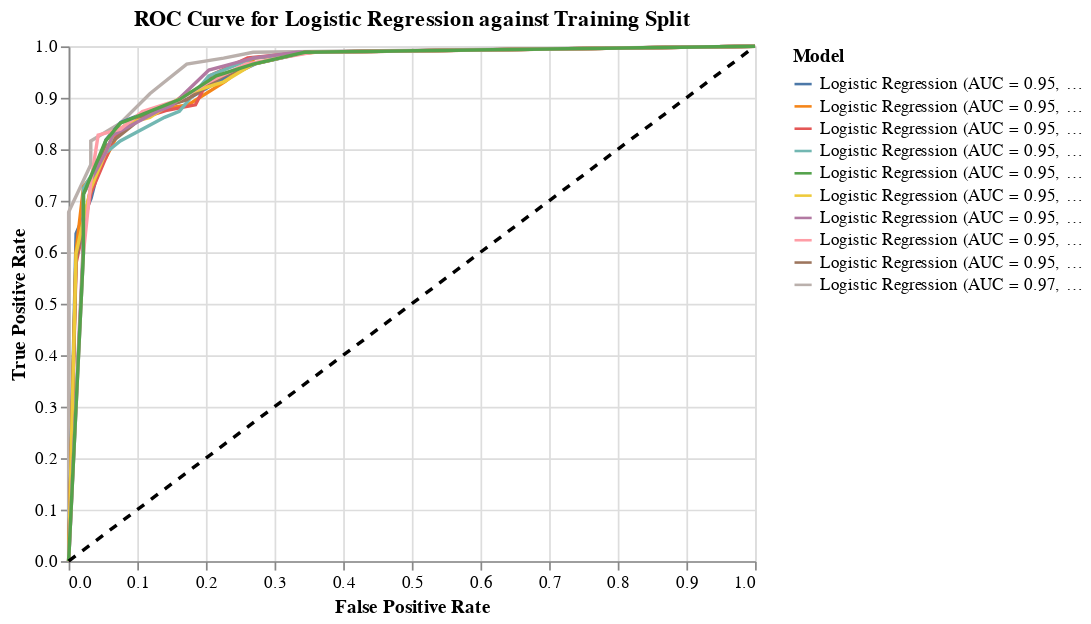
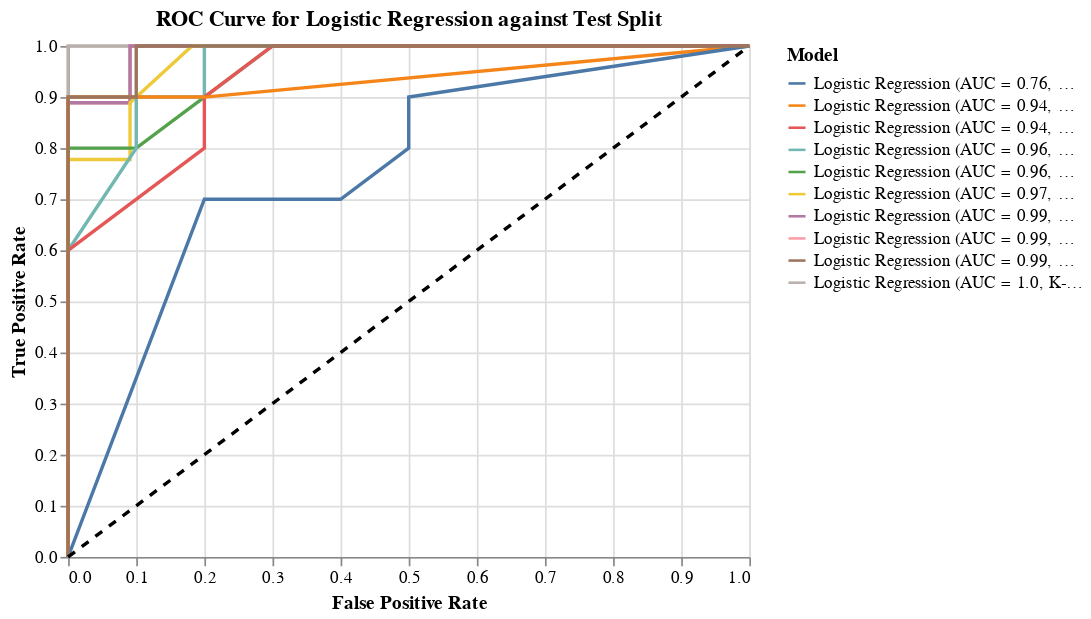

The code cell stored with these charts, in order, in its notebook:
### Code cell
%%capture --no-display

# Creating a dictionary to store the ROC curves
rocdict_train = {}
rocdict_test = {}

# Putting the ROC curves into the dictionary
for fold, (train_index, test_index) in enumerate(
    skf.split(
        data.loc[:, ['x1', 'x2']], 
        data.loc[:, 'y'])):
    logmodel = Logistic_regression()
    logmodel.fit(
        data.loc[train_index, ['x1', 'x2']], 
        data.loc[train_index, 'y'], 1)
        
    for num, eachSplit in enumerate((train_index, test_index)):
        positives = logmodel.predict_proba(
            data.loc[eachSplit, ['x1', 'x2']].loc[data.loc[eachSplit, 'y'] == 1, :])
        negatives = logmodel.predict_proba(
            data.loc[eachSplit, ['x1', 'x2']].loc[data.loc[eachSplit, 'y'] == 0, :])
        templist = {'True Positive Rate': [], 'False Positive Rate': []}
        for i in range(11):
            templist['True Positive Rate'].append(
                (positives > i / 10.0).sum() / positives.shape[0])
            templist['False Positive Rate'].append(
                (negatives > i / 10.0).sum() / negatives.shape[0])

        dftemplist = pd.DataFrame(templist)
        
        auc = round(np.dot(
            ((dftemplist.loc[:, 'True Positive Rate'] + dftemplist.loc[:, 
                'True Positive Rate'].shift(1)) / 2).dropna(),
            (-dftemplist.loc[:, 'False Positive Rate'] + dftemplist.loc[:, 
                'False Positive Rate'].shift(1)).dropna()), 2)
        if num == 0:
            rocdict_train[
                (f"Logistic Regression (AUC = {auc}, K-fold = {fold})", 'True Positive Rate')] = templist['True Positive Rate']
            rocdict_train[
                (f"Logistic Regression (AUC = {auc}, K-fold = {fold})", 'False Positive Rate')] = templist['False Positive Rate']
        else:
            rocdict_test[
                (f"Logistic Regression (AUC = {auc}, K-fold = {fold})", 'True Positive Rate')] = templist['True Positive Rate']
            rocdict_test[
                (f"Logistic Regression (AUC = {auc}, K-fold = {fold})", 'False Positive Rate')] = templist['False Positive Rate']

# Converting the dictionary into a dataframe    
rocdf_train = pd.DataFrame(rocdict_train).stack(level = 0).reset_index(
    names = ['drop', 'Model'])
rocdf_test = pd.DataFrame(rocdict_test).stack(level = 0).reset_index(
    names = ['drop', 'Model'])

# Plotting the ROC curves
trainChart = alt.Chart(
    rocdf_train.sort_values("True Positive Rate"), 
    title = "ROC Curve for Logistic Regression against Training Split").mark_line().encode(
        x = 'False Positive Rate', 
        y = 'True Positive Rate', 
        color = 'Model')

testChart = alt.Chart(
    rocdf_test.sort_values("True Positive Rate"), 
    title = "ROC Curve for Logistic Regression against Test Split").mark_line().encode(
        x = 'False Positive Rate', 
        y = 'True Positive Rate', 
        color = 'Model')

# Displaying the ROC curves
display(
    trainChart + alt.Chart(
        pd.DataFrame(
            {'False Positive Rate': [0, 1], 
            'True Positive Rate': [0, 1]})).mark_line(
                color = 'black', 
                strokeDash = [5, 5]).encode(
                    x = 'False Positive Rate', 
                    y = 'True Positive Rate'))

display(
    testChart + alt.Chart(pd.DataFrame(
        {'False Positive Rate': [0, 1], 
        'True Positive Rate': [0, 1]})).mark_line(
            color = 'black', 
            strokeDash = [5, 5]).encode(
                x = 'False Positive Rate', 
                y = 'True Positive Rate'))

### Figure 1 — Vega-Lite specification as saved in the notebook (floating-point values rounded to 4 significant figures)
{"config": {"view": {"continuousWidth": 400, "continuousHeight": 300}}, "layer": [{"data": {"name": "data-16eff3f1b97de87124f80a80f99c5341"}, "mark": "line", "encoding": {"color": {"field": "Model", "type": "nominal"}, "x": {"field": "False Positive Rate", "type": "quantitative"}, "y": {"field": "True Positive Rate", "type": "quantitative"}}, "title": "ROC Curve for Logistic Regression against Training Split"}, {"data": {"name": "data-7ec80491351eb1633dfb0aee95354e07"}, "mark": {"type": "line", "color": "black", "strokeDash": [5, 5]}, "encoding": {"x": {"field": "False Positive Rate", "type": "quantitative"}, "y": {"field": "True Positive Rate", "type": "quantitative"}}}], "$schema": "https://vega.github.io/schema/vega-lite/v4.17.0.json", "datasets": {"data-16eff3f1b97de87124f80a80f99c5341": [{"drop": 10, "Model": "Logistic Regression (AUC = 0.97, K-fold = 8)", "False Positive Rate": 0.0, "True Positive Rate": 0.0}, {"drop": 10, "Model": "Logistic Regression (AUC = 0.95, K-fold = 0)", "False Positive Rate": 0.0, "True Positive Rate": 0.0}, {"drop": 10, "Model": "Logistic Regression (AUC = 0.95, K-fold = 1)", "False Positive Rate": 0.0, "True Positive Rate": 0.0}, {"drop": 10, "Model": "Logistic Regression (AUC = 0.95, K-fold = 2)", "False Positive Rate": 0.0, "True Positive Rate": 0.0}, {"drop": 10, "Model": "Logistic Regression (AUC = 0.95, K-fold = 3)", "False Positive Rate": 0.0, "True Positive Rate": 0.0}, {"drop": 10, "Model": "Logistic Regression (AUC = 0.95, K-fold = 9)", "False Positive Rate": 0.0, "True Positive Rate": 0.0}, {"drop": 10, "Model": "Logistic Regression (AUC = 0.95, K-fold = 5)", "False Positive Rate": 0.0, "True Positive Rate": 0.0}, {"drop": 10, "Model": "Logistic Regression (AUC = 0.95, K-fold = 6)", "False Positive Rate": 0.0, "True Positive Rate": 0.0}, {"drop": 10, "Model": "Logistic Regression (AUC = 0.95, K-fold = 7)", "False Positive Rate": 0.0, "True Positive Rate": 0.0}, {"drop": 10, "Model": "Logistic Regression (AUC = 0.95, K-fold = 4)", "False Positive Rate": 0.0, "True Positive Rate": 0.0}, {"drop": 9, "Model": "Logistic Regression (AUC = 0.95, K-fold = 2)", "False Positive Rate": 0.01087, "True Positive Rate": 0.5795}, {"drop": 9, "Model": "Logistic Regression (AUC = 0.95, K-fold = 9)", "False Positive Rate": 0.01075, "True Positive Rate": 0.5862}, {"drop": 9, "Model": "Logistic Regression (AUC = 0.95, K-fold = 7)", "False Positive Rate": 0.02151, "True Positive Rate": 0.5977}, {"drop": 9, "Model": "Logistic Regression (AUC = 0.95, K-fold = 5)", "False Positive Rate": 0.01075, "True Positive Rate": 0.5977}, {"drop": 9, "Model": "Logistic Regression (AUC = 0.95, K-fold = 4)", "False Positive Rate": 0.02151, "True Positive Rate": 0.5977}, {"drop": 9, "Model": "Logistic Regression (AUC = 0.95, K-fold = 3)", "False Positive Rate": 0.02151, "True Positive Rate": 0.5977}, {"drop": 9, "Model": "Logistic Regression (AUC = 0.95, K-fold = 1)", "False Positive Rate": 0.01087, "True Positive Rate": 0.6023}, {"drop": 9, "Model": "Logistic Regression (AUC = 0.95, K-fold = 6)", "False Positive Rate": 0.02151, "True Positive Rate": 0.6207}, {"drop": 9, "Model": "Logistic Regression (AUC = 0.95, K-fold = 0)", "False Positive Rate": 0.01087, "True Positive Rate": 0.6364}, {"drop": 9, "Model": "Logistic Regression (AUC = 0.97, K-fold = 8)", "False Positive Rate": 0.0, "True Positive Rate": 0.6782}, {"drop": 8, "Model": "Logistic Regression (AUC = 0.95, K-fold = 0)", "False Positive Rate": 0.03261, "True Positive Rate": 0.7045}, {"drop": 8, "Model": "Logistic Regression (AUC = 0.95, K-fold = 6)", "False Positive Rate": 0.02151, "True Positive Rate": 0.7126}, {"drop": 8, "Model": "Logistic Regression (AUC = 0.95, K-fold = 4)", "False Positive Rate": 0.02151, "True Positive Rate": 0.7126}, {"drop": 8, "Model": "Logistic Regression (AUC = 0.95, K-fold = 2)", "False Positive Rate": 0.03261, "True Positive Rate": 0.7159}, {"drop": 8, "Model": "Logistic Regression (AUC = 0.95, K-fold = 3)", "False Positive Rate": 0.02151, "True Positive Rate": 0.7241}, {"drop": 8, "Model": "Logistic Regression (AUC = 0.95, K-fold = 9)", "False Positive Rate": 0.03226, "True Positive Rate": 0.7241}, {"drop": 8, "Model": "Logistic Regression (AUC = 0.95, K-fold = 5)", "False Positive Rate": 0.03226, "True Positive Rate": 0.7241}, {"drop": 8, "Model": "Logistic Regression (AUC = 0.95, K-fold = 1)", "False Positive Rate": 0.02174, "True Positive Rate": 0.7273}, {"drop": 8, "Model": "Logistic Regression (AUC = 0.95, K-fold = 7)", "False Positive Rate": 0.03226, "True Positive Rate": 0.7356}, {"drop": 8, "Model": "Logistic Regression (AUC = 0.97, K-fold = 8)", "False Positive Rate": 0.03226, "True Positive Rate": 0.7701}, {"drop": 7, "Model": "Logistic Regression (AUC = 0.95, K-fold = 1)", "False Positive Rate": 0.05435, "True Positive Rate": 0.7841}, {"drop": 7, "Model": "Logistic Regression (AUC = 0.95, K-fold = 3)", "False Positive Rate": 0.05376, "True Positive Rate": 0.7931}, {"drop": 7, "Model": "Logistic Regression (AUC = 0.95, K-fold = 6)", "False Positive Rate": 0.05376, "True Positive Rate": 0.7931}, {"drop": 7, "Model": "Logistic Regression (AUC = 0.95, K-fold = 9)", "False Positive Rate": 0.05376, "True Positive Rate": 0.8046}, {"drop": 7, "Model": "Logistic Regression (AUC = 0.95, K-fold = 4)", "False Positive Rate": 0.05376, "True Positive Rate": 0.8161}, {"drop": 7, "Model": "Logistic Regression (AUC = 0.97, K-fold = 8)", "False Positive Rate": 0.03226, "True Positive Rate": 0.8161}, {"drop": 6, "Model": "Logistic Regression (AUC = 0.95, K-fold = 3)", "False Positive Rate": 0.07527, "True Positive Rate": 0.8161}, {"drop": 7, "Model": "Logistic Regression (AUC = 0.95, K-fold = 2)", "False Positive Rate": 0.06522, "True Positive Rate": 0.8182}, {"drop": 7, "Model": "Logistic Regression (AUC = 0.95, K-fold = 0)", "False Positive Rate": 0.05435, "True Positive Rate": 0.8182}, {"drop": 7, "Model": "Logistic Regression (AUC = 0.95, K-fold = 7)", "False Positive Rate": 0.04301, "True Positive Rate": 0.8276}, {"drop": 7, "Model": "Logistic Regression (AUC = 0.95, K-fold = 5)", "False Positive Rate": 0.06452, "True Positive Rate": 0.8276}, {"drop": 6, "Model": "Logistic Regression (AUC = 0.95, K-fold = 6)", "False Positive Rate": 0.06452, "True Positive Rate": 0.8276}, {"drop": 6, "Model": "Logistic Regression (AUC = 0.95, K-fold = 7)", "False Positive Rate": 0.07527, "True Positive Rate": 0.8391}, {"drop": 6, "Model": "Logistic Regression (AUC = 0.95, K-fold = 9)", "False Positive Rate": 0.08602, "True Positive Rate": 0.8391}, {"drop": 6, "Model": "Logistic Regression (AUC = 0.95, K-fold = 1)", "False Positive Rate": 0.07609, "True Positive Rate": 0.8409}, {"drop": 6, "Model": "Logistic Regression (AUC = 0.95, K-fold = 5)", "False Positive Rate": 0.08602, "True Positive Rate": 0.8506}, {"drop": 6, "Model": "Logistic Regression (AUC = 0.97, K-fold = 8)", "False Positive Rate": 0.07527, "True Positive Rate": 0.8506}, {"drop": 6, "Model": "Logistic Regression (AUC = 0.95, K-fold = 4)", "False Positive Rate": 0.07527, "True Positive Rate": 0.8506}, {"drop": 6, "Model": "Logistic Regression (AUC = 0.95, K-fold = 2)", "False Positive Rate": 0.08696, "True Positive Rate": 0.8523}, {"drop": 6, "Model": "Logistic Regression (AUC = 0.95, K-fold = 0)", "False Positive Rate": 0.07609, "True Positive Rate": 0.8523}, {"drop": 5, "Model": "Logistic Regression (AUC = 0.95, K-fold = 5)", "False Positive Rate": 0.1183, "True Positive Rate": 0.8621}, {"drop": 5, "Model": "Logistic Regression (AUC = 0.95, K-fold = 3)", "False Positive Rate": 0.1398, "True Positive Rate": 0.8621}, {"drop": 5, "Model": "Logistic Regression (AUC = 0.95, K-fold = 9)", "False Positive Rate": 0.1183, "True Positive Rate": 0.8736}, {"drop": 5, "Model": "Logistic Regression (AUC = 0.95, K-fold = 7)", "False Positive Rate": 0.1075, "True Positive Rate": 0.8736}, {"drop": 5, "Model": "Logistic Regression (AUC = 0.95, K-fold = 6)", "False Positive Rate": 0.129, "True Positive Rate": 0.8736}, {"drop": 5, "Model": "Logistic Regression (AUC = 0.95, K-fold = 4)", "False Positive Rate": 0.1183, "True Positive Rate": 0.8736}, {"drop": 4, "Model": "Logistic Regression (AUC = 0.95, K-fold = 3)", "False Positive Rate": 0.1613, "True Positive Rate": 0.8736}, {"drop": 5, "Model": "Logistic Regression (AUC = 0.95, K-fold = 2)", "False Positive Rate": 0.1413, "True Positive Rate": 0.875}, {"drop": 5, "Model": "Logistic Regression (AUC = 0.95, K-fold = 1)", "False Positive Rate": 0.1196, "True Positive Rate": 0.875}, {"drop": 5, "Model": "Logistic Regression (AUC = 0.95, K-fold = 0)", "False Positive Rate": 0.1196, "True Positive Rate": 0.875}, {"drop": 4, "Model": "Logistic Regression (AUC = 0.95, K-fold = 6)", "False Positive Rate": 0.1505, "True Positive Rate": 0.8851}, {"drop": 4, "Model": "Logistic Regression (AUC = 0.95, K-fold = 2)", "False Positive Rate": 0.1848, "True Positive Rate": 0.8864}, {"drop": 4, "Model": "Logistic Regression (AUC = 0.95, K-fold = 1)", "False Positive Rate": 0.1739, "True Positive Rate": 0.8864}, {"drop": 4, "Model": "Logistic Regression (AUC = 0.95, K-fold = 9)", "False Positive Rate": 0.172, "True Positive Rate": 0.8966}, {"drop": 4, "Model": "Logistic Regression (AUC = 0.95, K-fold = 7)", "False Positive Rate": 0.1613, "True Positive Rate": 0.8966}, {"drop": 4, "Model": "Logistic Regression (AUC = 0.95, K-fold = 4)", "False Positive Rate": 0.1613, "True Positive Rate": 0.8966}, {"drop": 4, "Model": "Logistic Regression (AUC = 0.95, K-fold = 0)", "False Positive Rate": 0.1739, "True Positive Rate": 0.8977}, {"drop": 5, "Model": "Logistic Regression (AUC = 0.97, K-fold = 8)", "False Positive Rate": 0.1183, "True Positive Rate": 0.908}, {"drop": 4, "Model": "Logistic Regression (AUC = 0.95, K-fold = 5)", "False Positive Rate": 0.172, "True Positive Rate": 0.908}, {"drop": 4, "Model": "Logistic Regression (AUC = 0.97, K-fold = 8)", "False Positive Rate": 0.129, "True Positive Rate": 0.9195}, {"drop": 3, "Model": "Logistic Regression (AUC = 0.95, K-fold = 5)", "False Positive Rate": 0.2258, "True Positive Rate": 0.931}, {"drop": 3, "Model": "Logistic Regression (AUC = 0.95, K-fold = 7)", "False Positive Rate": 0.2043, "True Positive Rate": 0.931}, {"drop": 3, "Model": "Logistic Regression (AUC = 0.95, K-fold = 0)", "False Positive Rate": 0.2174, "True Positive Rate": 0.9318}, {"drop": 3, "Model": "Logistic Regression (AUC = 0.95, K-fold = 1)", "False Positive Rate": 0.2283, "True Positive Rate": 0.9318}, {"drop": 3, "Model": "Logistic Regression (AUC = 0.95, K-fold = 3)", "False Positive Rate": 0.2043, "True Positive Rate": 0.9425}, {"drop": 3, "Model": "Logistic Regression (AUC = 0.95, K-fold = 9)", "False Positive Rate": 0.2258, "True Positive Rate": 0.9425}, {"drop": 3, "Model": "Logistic Regression (AUC = 0.95, K-fold = 4)", "False Positive Rate": 0.2151, "True Positive Rate": 0.9425}, {"drop": 3, "Model": "Logistic Regression (AUC = 0.95, K-fold = 2)", "False Positive Rate": 0.2065, "True Positive Rate": 0.9432}, {"drop": 3, "Model": "Logistic Regression (AUC = 0.95, K-fold = 6)", "False Positive Rate": 0.2043, "True Positive Rate": 0.954}, {"drop": 2, "Model": "Logistic Regression (AUC = 0.95, K-fold = 5)", "False Positive Rate": 0.2688, "True Positive Rate": 0.9655}, {"drop": 2, "Model": "Logistic Regression (AUC = 0.95, K-fold = 9)", "False Positive Rate": 0.2688, "True Positive Rate": 0.9655}, {"drop": 2, "Model": "Logistic Regression (AUC = 0.95, K-fold = 7)", "False Positive Rate": 0.2581, "True Positive Rate": 0.9655}, {"drop": 3, "Model": "Logistic Regression (AUC = 0.97, K-fold = 8)", "False Positive Rate": 0.172, "True Positive Rate": 0.9655}, {"drop": 2, "Model": "Logistic Regression (AUC = 0.95, K-fold = 4)", "False Positive Rate": 0.2688, "True Positive Rate": 0.9655}, {"drop": 2, "Model": "Logistic Regression (AUC = 0.95, K-fold = 0)", "False Positive Rate": 0.2717, "True Positive Rate": 0.9659}, {"drop": 2, "Model": "Logistic Regression (AUC = 0.95, K-fold = 6)", "False Positive Rate": 0.2688, "True Positive Rate": 0.977}, {"drop": 2, "Model": "Logistic Regression (AUC = 0.97, K-fold = 8)", "False Positive Rate": 0.2258, "True Positive Rate": 0.977}, {"drop": 2, "Model": "Logistic Regression (AUC = 0.95, K-fold = 3)", "False Positive Rate": 0.2688, "True Positive Rate": 0.977}, {"drop": 2, "Model": "Logistic Regression (AUC = 0.95, K-fold = 2)", "False Positive Rate": 0.2609, "True Positive Rate": 0.9773}, {"drop": 2, "Model": "Logistic Regression (AUC = 0.95, K-fold = 1)", "False Positive Rate": 0.2717, "True Positive Rate": 0.9773}, {"drop": 1, "Model": "Logistic Regression (AUC = 0.97, K-fold = 8)", "False Positive Rate": 0.2688, "True Positive Rate": 0.9885}, {"drop": 1, "Model": "Logistic Regression (AUC = 0.95, K-fold = 9)", "False Positive Rate": 0.3441, "True Positive Rate": 0.9885}, {"drop": 1, "Model": "Logistic Regression (AUC = 0.95, K-fold = 7)", "False Positive Rate": 0.3548, "True Positive Rate": 0.9885}, {"drop": 1, "Model": "Logistic Regression (AUC = 0.95, K-fold = 6)", "False Positive Rate": 0.3333, "True Positive Rate": 0.9885}, {"drop": 1, "Model": "Logistic Regression (AUC = 0.95, K-fold = 5)", "False Positive Rate": 0.3441, "True Positive Rate": 0.9885}, {"drop": 1, "Model": "Logistic Regression (AUC = 0.95, K-fold = 4)", "False Positive Rate": 0.3441, "True Positive Rate": 0.9885}, {"drop": 1, "Model": "Logistic Regression (AUC = 0.95, K-fold = 3)", "False Positive Rate": 0.3548, "True Positive Rate": 0.9885}, {"drop": 1, "Model": "Logistic Regression (AUC = 0.95, K-fold = 0)", "False Positive Rate": 0.3478, "True Positive Rate": 0.9886}, {"drop": 1, "Model": "Logistic Regression (AUC = 0.95, K-fold = 1)", "False Positive Rate": 0.3587, "True Positive Rate": 0.9886}, {"drop": 1, "Model": "Logistic Regression (AUC = 0.95, K-fold = 2)", "False Positive Rate": 0.3478, "True Positive Rate": 0.9886}, {"drop": 0, "Model": "Logistic Regression (AUC = 0.97, K-fold = 8)", "False Positive Rate": 1.0, "True Positive Rate": 1.0}, {"drop": 0, "Model": "Logistic Regression (AUC = 0.95, K-fold = 9)", "False Positive Rate": 1.0, "True Positive Rate": 1.0}, {"drop": 0, "Model": "Logistic Regression (AUC = 0.95, K-fold = 7)", "False Positive Rate": 1.0, "True Positive Rate": 1.0}, {"drop": 0, "Model": "Logistic Regression (AUC = 0.95, K-fold = 6)", "False Positive Rate": 1.0, "True Positive Rate": 1.0}, {"drop": 0, "Model": "Logistic Regression (AUC = 0.95, K-fold = 5)", "False Positive Rate": 1.0, "True Positive Rate": 1.0}, {"drop": 0, "Model": "Logistic Regression (AUC = 0.95, K-fold = 4)", "False Positive Rate": 1.0, "True Positive Rate": 1.0}, {"drop": 0, "Model": "Logistic Regression (AUC = 0.95, K-fold = 3)", "False Positive Rate": 1.0, "True Positive Rate": 1.0}, {"drop": 0, "Model": "Logistic Regression (AUC = 0.95, K-fold = 2)", "False Positive Rate": 1.0, "True Positive Rate": 1.0}, {"drop": 0, "Model": "Logistic Regression (AUC = 0.95, K-fold = 1)", "False Positive Rate": 1.0, "True Positive Rate": 1.0}, {"drop": 0, "Model": "Logistic Regression (AUC = 0.95, K-fold = 0)", "False Positive Rate": 1.0, "True Positive Rate": 1.0}], "data-7ec80491351eb1633dfb0aee95354e07": [{"False Positive Rate": 0, "True Positive Rate": 0}, {"False Positive Rate": 1, "True Positive Rate": 1}]}}

### Figure 2 — Vega-Lite specification as saved in the notebook (floating-point values rounded to 4 significant figures)
{"config": {"view": {"continuousWidth": 400, "continuousHeight": 300}}, "layer": [{"data": {"name": "data-d2c0848bf4b414d80c28e8a49fc34463"}, "mark": "line", "encoding": {"color": {"field": "Model", "type": "nominal"}, "x": {"field": "False Positive Rate", "type": "quantitative"}, "y": {"field": "True Positive Rate", "type": "quantitative"}}, "title": "ROC Curve for Logistic Regression against Test Split"}, {"data": {"name": "data-7ec80491351eb1633dfb0aee95354e07"}, "mark": {"type": "line", "color": "black", "strokeDash": [5, 5]}, "encoding": {"x": {"field": "False Positive Rate", "type": "quantitative"}, "y": {"field": "True Positive Rate", "type": "quantitative"}}}], "$schema": "https://vega.github.io/schema/vega-lite/v4.17.0.json", "datasets": {"data-d2c0848bf4b414d80c28e8a49fc34463": [{"drop": 10, "Model": "Logistic Regression (AUC = 1.0, K-fold = 3)", "False Positive Rate": 0.0, "True Positive Rate": 0.0}, {"drop": 10, "Model": "Logistic Regression (AUC = 0.99, K-fold = 2)", "False Positive Rate": 0.0, "True Positive Rate": 0.0}, {"drop": 10, "Model": "Logistic Regression (AUC = 0.99, K-fold = 1)", "False Positive Rate": 0.0, "True Positive Rate": 0.0}, {"drop": 10, "Model": "Logistic Regression (AUC = 0.97, K-fold = 0)", "False Positive Rate": 0.0, "True Positive Rate": 0.0}, {"drop": 10, "Model": "Logistic Regression (AUC = 0.96, K-fold = 5)", "False Positive Rate": 0.0, "True Positive Rate": 0.0}, {"drop": 10, "Model": "Logistic Regression (AUC = 0.96, K-fold = 4)", "False Positive Rate": 0.0, "True Positive Rate": 0.0}, {"drop": 10, "Model": "Logistic Regression (AUC = 0.94, K-fold = 7)", "False Positive Rate": 0.0, "True Positive Rate": 0.0}, {"drop": 10, "Model": "Logistic Regression (AUC = 0.94, K-fold = 6)", "False Positive Rate": 0.0, "True Positive Rate": 0.0}, {"drop": 10, "Model": "Logistic Regression (AUC = 0.76, K-fold = 8)", "False Positive Rate": 0.0, "True Positive Rate": 0.0}, {"drop": 10, "Model": "Logistic Regression (AUC = 0.99, K-fold = 9)", "False Positive Rate": 0.0, "True Positive Rate": 0.0}, {"drop": 9, "Model": "Logistic Regression (AUC = 0.97, K-fold = 0)", "False Positive Rate": 0.0, "True Positive Rate": 0.2222}, {"drop": 9, "Model": "Logistic Regression (AUC = 0.99, K-fold = 1)", "False Positive Rate": 0.0, "True Positive Rate": 0.5556}, {"drop": 8, "Model": "Logistic Regression (AUC = 0.96, K-fold = 5)", "False Positive Rate": 0.0, "True Positive Rate": 0.6}, {"drop": 9, "Model": "Logistic Regression (AUC = 0.96, K-fold = 5)", "False Positive Rate": 0.0, "True Positive Rate": 0.6}, {"drop": 9, "Model": "Logistic Regression (AUC = 0.96, K-fold = 4)", "False Positive Rate": 0.0, "True Positive Rate": 0.6}, {"drop": 9, "Model": "Logistic Regression (AUC = 0.94, K-fold = 7)", "False Positive Rate": 0.0, "True Positive Rate": 0.6}, {"drop": 9, "Model": "Logistic Regression (AUC = 1.0, K-fold = 3)", "False Positive Rate": 0.0, "True Positive Rate": 0.6}, {"drop": 8, "Model": "Logistic Regression (AUC = 0.94, K-fold = 7)", "False Positive Rate": 0.0, "True Positive Rate": 0.6}, {"drop": 8, "Model": "Logistic Regression (AUC = 0.99, K-fold = 1)", "False Positive Rate": 0.0, "True Positive Rate": 0.6667}, {"drop": 6, "Model": "Logistic Regression (AUC = 0.76, K-fold = 8)", "False Positive Rate": 0.3, "True Positive Rate": 0.7}, {"drop": 7, "Model": "Logistic Regression (AUC = 0.76, K-fold = 8)", "False Positive Rate": 0.2, "True Positive Rate": 0.7}, {"drop": 7, "Model": "Logistic Regression (AUC = 0.96, K-fold = 5)", "False Positive Rate": 0.0, "True Positive Rate": 0.7}, {"drop": 3, "Model": "Logistic Regression (AUC = 0.76, K-fold = 8)", "False Positive Rate": 0.4, "True Positive Rate": 0.7}, {"drop": 8, "Model": "Logistic Regression (AUC = 0.76, K-fold = 8)", "False Positive Rate": 0.2, "True Positive Rate": 0.7}, {"drop": 4, "Model": "Logistic Regression (AUC = 0.76, K-fold = 8)", "False Positive Rate": 0.4, "True Positive Rate": 0.7}, {"drop": 5, "Model": "Logistic Regression (AUC = 0.76, K-fold = 8)", "False Positive Rate": 0.3, "True Positive Rate": 0.7}, {"drop": 8, "Model": "Logistic Regression (AUC = 0.99, K-fold = 9)", "False Positive Rate": 0.0, "True Positive Rate": 0.7}, {"drop": 8, "Model": "Logistic Regression (AUC = 1.0, K-fold = 3)", "False Positive Rate": 0.0, "True Positive Rate": 0.7}, {"drop": 9, "Model": "Logistic Regression (AUC = 0.76, K-fold = 8)", "False Positive Rate": 0.2, "True Positive Rate": 0.7}, {"drop": 9, "Model": "Logistic Regression (AUC = 0.99, K-fold = 9)", "False Positive Rate": 0.0, "True Positive Rate": 0.7}, {"drop": 8, "Model": "Logistic Regression (AUC = 0.97, K-fold = 0)", "False Positive Rate": 0.0, "True Positive Rate": 0.7778}, {"drop": 5, "Model": "Logistic Regression (AUC = 0.99, K-fold = 1)", "False Positive Rate": 0.0, "True Positive Rate": 0.7778}, {"drop": 7, "Model": "Logistic Regression (AUC = 0.99, K-fold = 1)", "False Positive Rate": 0.0, "True Positive Rate": 0.7778}, {"drop": 7, "Model": "Logistic Regression (AUC = 0.97, K-fold = 0)", "False Positive Rate": 0.09091, "True Positive Rate": 0.7778}, {"drop": 9, "Model": "Logistic Regression (AUC = 0.99, K-fold = 2)", "False Positive Rate": 0.0, "True Positive Rate": 0.7778}, {"drop": 6, "Model": "Logistic Regression (AUC = 0.99, K-fold = 1)", "False Positive Rate": 0.0, "True Positive Rate": 0.7778}, {"drop": 6, "Model": "Logistic Regression (AUC = 0.97, K-fold = 0)", "False Positive Rate": 0.09091, "True Positive Rate": 0.7778}, {"drop": 6, "Model": "Logistic Regression (AUC = 0.96, K-fold = 4)", "False Positive Rate": 0.1, "True Positive Rate": 0.8}, {"drop": 8, "Model": "Logistic Regression (AUC = 0.94, K-fold = 6)", "False Positive Rate": 0.0, "True Positive Rate": 0.8}, {"drop": 8, "Model": "Logistic Regression (AUC = 0.96, K-fold = 4)", "False Positive Rate": 0.1, "True Positive Rate": 0.8}, {"drop": 7, "Model": "Logistic Regression (AUC = 0.94, K-fold = 7)", "False Positive Rate": 0.2, "True Positive Rate": 0.8}, {"drop": 7, "Model": "Logistic Regression (AUC = 0.96, K-fold = 4)", "False Positive Rate": 0.1, "True Positive Rate": 0.8}, {"drop": 7, "Model": "Logistic Regression (AUC = 0.99, K-fold = 9)", "False Positive Rate": 0.0, "True Positive Rate": 0.8}, {"drop": 6, "Model": "Logistic Regression (AUC = 0.96, K-fold = 5)", "False Positive Rate": 0.0, "True Positive Rate": 0.8}, {"drop": 9, "Model": "Logistic Regression (AUC = 0.94, K-fold = 6)", "False Positive Rate": 0.0, "True Positive Rate": 0.8}, {"drop": 5, "Model": "Logistic Regression (AUC = 0.96, K-fold = 5)", "False Positive Rate": 0.0, "True Positive Rate": 0.8}, {"drop": 2, "Model": "Logistic Regression (AUC = 0.76, K-fold = 8)", "False Positive Rate": 0.5, "True Positive Rate": 0.8}, {"drop": 4, "Model": "Logistic Regression (AUC = 0.96, K-fold = 5)", "False Positive Rate": 0.1, "True Positive Rate": 0.8}, {"drop": 3, "Model": "Logistic Regression (AUC = 0.96, K-fold = 5)", "False Positive Rate": 0.1, "True Positive Rate": 0.8}, {"drop": 4, "Model": "Logistic Regression (AUC = 0.99, K-fold = 1)", "False Positive Rate": 0.0, "True Positive Rate": 0.8889}, {"drop": 8, "Model": "Logistic Regression (AUC = 0.99, K-fold = 2)", "False Positive Rate": 0.0, "True Positive Rate": 0.8889}, {"drop": 2, "Model": "Logistic Regression (AUC = 0.99, K-fold = 1)", "False Positive Rate": 0.09091, "True Positive Rate": 0.8889}, {"drop": 4, "Model": "Logistic Regression (AUC = 0.97, K-fold = 0)", "False Positive Rate": 0.09091, "True Positive Rate": 0.8889}, {"drop": 6, "Model": "Logistic Regression (AUC = 0.99, K-fold = 2)", "False Positive Rate": 0.09091, "True Positive Rate": 0.8889}, {"drop": 3, "Model": "Logistic Regression (AUC = 0.99, K-fold = 1)", "False Positive Rate": 0.0, "True Positive Rate": 0.8889}, {"drop": 7, "Model": "Logistic Regression (AUC = 0.99, K-fold = 2)", "False Positive Rate": 0.0, "True Positive Rate": 0.8889}, {"drop": 5, "Model": "Logistic Regression (AUC = 0.97, K-fold = 0)", "False Positive Rate": 0.09091, "True Positive Rate": 0.8889}, {"drop": 4, "Model": "Logistic Regression (AUC = 0.94, K-fold = 7)", "False Positive Rate": 0.2, "True Positive Rate": 0.9}, {"drop": 4, "Model": "Logistic Regression (AUC = 0.99, K-fold = 9)", "False Positive Rate": 0.1, "True Positive Rate": 0.9}, {"drop": 2, "Model": "Logistic Regression (AUC = 0.94, K-fold = 6)", "False Positive Rate": 0.2, "True Positive Rate": 0.9}, {"drop": 2, "Model": "Logistic Regression (AUC = 0.96, K-fold = 5)", "False Positive Rate": 0.2, "True Positive Rate": 0.9}, {"drop": 7, "Model": "Logistic Regression (AUC = 1.0, K-fold = 3)", "False Positive Rate": 0.0, "True Positive Rate": 0.9}, {"drop": 1, "Model": "Logistic Regression (AUC = 0.94, K-fold = 6)", "False Positive Rate": 0.2, "True Positive Rate": 0.9}, {"drop": 5, "Model": "Logistic Regression (AUC = 0.94, K-fold = 6)", "False Positive Rate": 0.2, "True Positive Rate": 0.9}, {"drop": 1, "Model": "Logistic Regression (AUC = 0.76, K-fold = 8)", "False Positive Rate": 0.5, "True Positive Rate": 0.9}, {"drop": 3, "Model": "Logistic Regression (AUC = 0.94, K-fold = 6)", "False Positive Rate": 0.2, "True Positive Rate": 0.9}, {"drop": 7, "Model": "Logistic Regression (AUC = 0.94, K-fold = 6)", "False Positive Rate": 0.0, "True Positive Rate": 0.9}, {"drop": 6, "Model": "Logistic Regression (AUC = 0.99, K-fold = 9)", "False Positive Rate": 0.0, "True Positive Rate": 0.9}, {"drop": 5, "Model": "Logistic Regression (AUC = 0.94, K-fold = 7)", "False Positive Rate": 0.2, "True Positive Rate": 0.9}, {"drop": 6, "Model": "Logistic Regression (AUC = 0.94, K-fold = 6)", "False Positive Rate": 0.2, "True Positive Rate": 0.9}, {"drop": 4, "Model": "Logistic Regression (AUC = 0.96, K-fold = 4)", "False Positive Rate": 0.2, "True Positive Rate": 0.9}, {"drop": 5, "Model": "Logistic Regression (AUC = 0.99, K-fold = 9)", "False Positive Rate": 0.1, "True Positive Rate": 0.9}, {"drop": 4, "Model": "Logistic Regression (AUC = 0.94, K-fold = 6)", "False Positive Rate": 0.2, "True Positive Rate": 0.9}, {"drop": 6, "Model": "Logistic Regression (AUC = 0.94, K-fold = 7)", "False Positive Rate": 0.2, "True Positive Rate": 0.9}, {"drop": 5, "Model": "Logistic Regression (AUC = 0.96, K-fold = 4)", "False Positive Rate": 0.1, "True Positive Rate": 0.9}, {"drop": 0, "Model": "Logistic Regression (AUC = 0.94, K-fold = 6)", "False Positive Rate": 1.0, "True Positive Rate": 1.0}, {"drop": 1, "Model": "Logistic Regression (AUC = 0.97, K-fold = 0)", "False Positive Rate": 0.3636, "True Positive Rate": 1.0}, {"drop": 1, "Model": "Logistic Regression (AUC = 0.96, K-fold = 5)", "False Positive Rate": 0.3, "True Positive Rate": 1.0}, {"drop": 0, "Model": "Logistic Regression (AUC = 0.94, K-fold = 7)", "False Positive Rate": 1.0, "True Positive Rate": 1.0}, {"drop": 1, "Model": "Logistic Regression (AUC = 0.96, K-fold = 4)", "False Positive Rate": 0.4, "True Positive Rate": 1.0}, {"drop": 0, "Model": "Logistic Regression (AUC = 0.99, K-fold = 1)", "False Positive Rate": 1.0, "True Positive Rate": 1.0}, {"drop": 0, "Model": "Logistic Regression (AUC = 0.96, K-fold = 4)", "False Positive Rate": 1.0, "True Positive Rate": 1.0}, {"drop": 0, "Model": "Logistic Regression (AUC = 0.96, K-fold = 5)", "False Positive Rate": 1.0, "True Positive Rate": 1.0}, {"drop": 0, "Model": "Logistic Regression (AUC = 0.97, K-fold = 0)", "False Positive Rate": 1.0, "True Positive Rate": 1.0}, {"drop": 0, "Model": "Logistic Regression (AUC = 1.0, K-fold = 3)", "False Positive Rate": 1.0, "True Positive Rate": 1.0}, {"drop": 0, "Model": "Logistic Regression (AUC = 0.99, K-fold = 9)", "False Positive Rate": 1.0, "True Positive Rate": 1.0}, {"drop": 1, "Model": "Logistic Regression (AUC = 0.99, K-fold = 1)", "False Positive Rate": 0.09091, "True Positive Rate": 1.0}, {"drop": 0, "Model": "Logistic Regression (AUC = 0.99, K-fold = 2)", "False Positive Rate": 1.0, "True Positive Rate": 1.0}, {"drop": 1, "Model": "Logistic Regression (AUC = 0.94, K-fold = 7)", "False Positive Rate": 0.3, "True Positive Rate": 1.0}, {"drop": 1, "Model": "Logistic Regression (AUC = 0.99, K-fold = 2)", "False Positive Rate": 0.5455, "True Positive Rate": 1.0}, {"drop": 2, "Model": "Logistic Regression (AUC = 0.97, K-fold = 0)", "False Positive Rate": 0.1818, "True Positive Rate": 1.0}, {"drop": 1, "Model": "Logistic Regression (AUC = 1.0, K-fold = 3)", "False Positive Rate": 0.3, "True Positive Rate": 1.0}, {"drop": 5, "Model": "Logistic Regression (AUC = 0.99, K-fold = 2)", "False Positive Rate": 0.09091, "True Positive Rate": 1.0}, {"drop": 5, "Model": "Logistic Regression (AUC = 1.0, K-fold = 3)", "False Positive Rate": 0.1, "True Positive Rate": 1.0}, {"drop": 3, "Model": "Logistic Regression (AUC = 1.0, K-fold = 3)", "False Positive Rate": 0.3, "True Positive Rate": 1.0}, {"drop": 3, "Model": "Logistic Regression (AUC = 0.99, K-fold = 9)", "False Positive Rate": 0.1, "True Positive Rate": 1.0}, {"drop": 3, "Model": "Logistic Regression (AUC = 0.99, K-fold = 2)", "False Positive Rate": 0.3636, "True Positive Rate": 1.0}, {"drop": 6, "Model": "Logistic Regression (AUC = 1.0, K-fold = 3)", "False Positive Rate": 0.0, "True Positive Rate": 1.0}, {"drop": 3, "Model": "Logistic Regression (AUC = 0.97, K-fold = 0)", "False Positive Rate": 0.1818, "True Positive Rate": 1.0}, {"drop": 1, "Model": "Logistic Regression (AUC = 0.99, K-fold = 9)", "False Positive Rate": 0.4, "True Positive Rate": 1.0}, {"drop": 3, "Model": "Logistic Regression (AUC = 0.96, K-fold = 4)", "False Positive Rate": 0.2, "True Positive Rate": 1.0}, {"drop": 2, "Model": "Logistic Regression (AUC = 1.0, K-fold = 3)", "False Positive Rate": 0.3, "True Positive Rate": 1.0}, {"drop": 2, "Model": "Logistic Regression (AUC = 0.99, K-fold = 9)", "False Positive Rate": 0.3, "True Positive Rate": 1.0}, {"drop": 2, "Model": "Logistic Regression (AUC = 0.99, K-fold = 2)", "False Positive Rate": 0.3636, "True Positive Rate": 1.0}, {"drop": 4, "Model": "Logistic Regression (AUC = 1.0, K-fold = 3)", "False Positive Rate": 0.2, "True Positive Rate": 1.0}, {"drop": 2, "Model": "Logistic Regression (AUC = 0.96, K-fold = 4)", "False Positive Rate": 0.2, "True Positive Rate": 1.0}, {"drop": 2, "Model": "Logistic Regression (AUC = 0.94, K-fold = 7)", "False Positive Rate": 0.3, "True Positive Rate": 1.0}, {"drop": 4, "Model": "Logistic Regression (AUC = 0.99, K-fold = 2)", "False Positive Rate": 0.1818, "True Positive Rate": 1.0}, {"drop": 3, "Model": "Logistic Regression (AUC = 0.94, K-fold = 7)", "False Positive Rate": 0.3, "True Positive Rate": 1.0}, {"drop": 0, "Model": "Logistic Regression (AUC = 0.76, K-fold = 8)", "False Positive Rate": 1.0, "True Positive Rate": 1.0}], "data-7ec80491351eb1633dfb0aee95354e07": [{"False Positive Rate": 0, "True Positive Rate": 0}, {"False Positive Rate": 1, "True Positive Rate": 1}]}}
